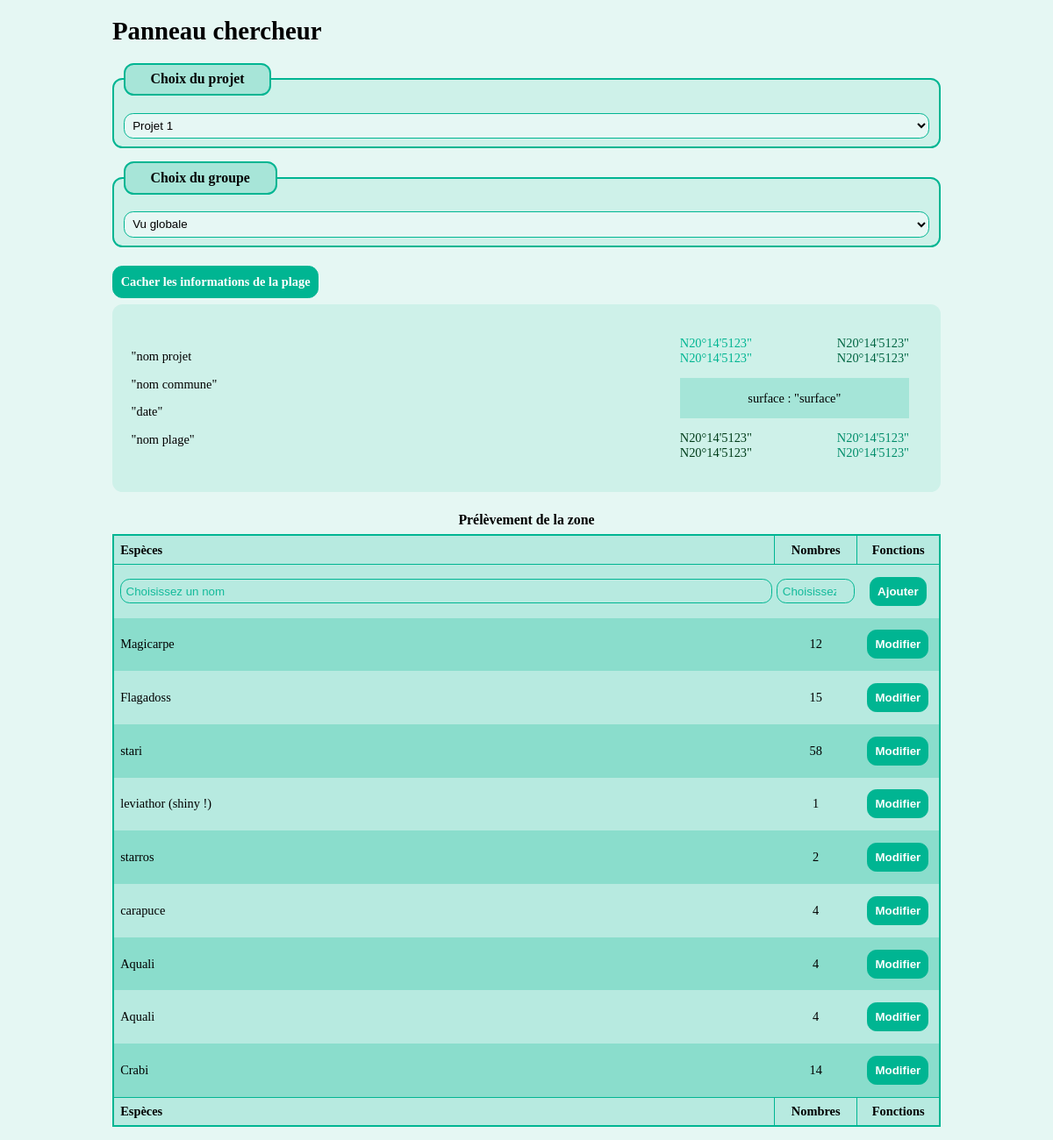
/interchercheur.php, run on the app's committed database.
### tables this page shows
CREATE TABLE IF NOT EXISTS `bestioles` (
  `id` int(11) NOT NULL AUTO_INCREMENT,
  `bestioles` text NOT NULL,
  `nb` int(11) NOT NULL,
  PRIMARY KEY (`id`)
);

### interchercheur.php (the view, shortened to what this page needs)
<!DOCTYPE html>
<html>
    <head>
        <link href="style.css" rel="stylesheet" type="text/css"/>
    </head>
    <body>
    <?php
    try{
        $bdd = new PDO('mysql:host=localhost;dbname=projet_annelide;charset=utf8', 'root', '');
    }
    catch (Exception $e){
            die('Erreur : ' . $e->getMessage());
    }
    ?>
    <h1>Panneau chercheur</h1>
    <form>
        <fieldset>
            <legend><h2>Choix du projet</h2></legend>
            <select name="listprojet">
                <option>Projet 1</option>
            </select>
        </fieldset>
    </form>
    <form>
        <fieldset>
            <legend><h2>Choix du groupe</h2></legend>
            <select name="listtri">
                <option>Vu globale</option>
            </select>
        </fieldset>
    </form>
    <span class="bouton" id="bouton_plage" onclick="javascript:afficher_cacher('plage');">
        Cacher les informations de la plage
    </span>
    <div id="plage">
        <div id="infos-projet">
            <p>"nom projet</p>
            <p>"nom commune"</p>
            <p>"date"</p>
            <p>"nom plage"</p>
        </div>
        <div id="coordonnees" class="clear">
            <div class="couleur0-0">N20°14'5123" N20°14'5123"</div>
            <div class="couleur0-1">N20°14'5123" N20°14'5123"</div>
            <div>surface : "surface"</div>
            <div class="couleur1-0">N20°14'5123" N20°14'5123"</div>
            <div class="couleur1-1">N20°14'5123" N20°14'5123"</div>
        </div>
    </div>
    <form method="GET" action="interchercheur.php">
        <table>
            <caption><h2>Prélèvement de la zone</h2></caption>
            <thead>
                <tr>
                    <th>Espèces</th>
                    <th>Nombres</th>
                    <th>Fonctions</th>
                </tr>
            </thead>
            <tfoot>
                <tr>
                    <th>Espèces</th>
                    <th>Nombres</th>
                    <th>Fonctions</th>
                </tr>
            </tfoot>
            <tbody>
                <tr>
                    <td><input type="text" name="mob" id="mob" placeholder="Choisissez un nom" required/></td>
                    <td><input type="number" min="0" name="nb" id="nb" placeholder="Choisissez un chiffre" required/></td>
                    <td><input type="submit" id="ajout" class="bouton" name="ajout" value="Ajouter"/></td>
                </tr>
                <?php
                $reponse = $bdd->query("SELECT * FROM bestioles");
                while ($donnees = $reponse->fetch())
                {
                    echo"<tr>";
                    echo"<td>".$donnees['bestioles']."</td>";
                    echo"<td>".$donnees['nb']."</td>";
                    echo'<td><input type="submit" id="modif" class="bouton" name="modif" value="Modifier"/></td>';
                    echo"</tr>";
                }$reponse->closeCursor();?>
            </tbody>
        </table>
    </form>
    </body>
</html>

### style.css (style rules this page uses)
body { font-size:0.9em; background:rgba(0,181,146,0.1); }
.clear { clear:both; }
fieldset, legend, table { width:100%; box-sizing:border-box; margin:1em 0; border:2px solid rgba(0,181,146,1); border-radius:0.8em; }
fieldset, legend { background:rgba(0,181,146,0.1); }
legend { width:auto; padding:0 2em; background:rgba(167,229,216,1); }
legend>h2, caption>h2 { margin:0.5em 0; font-size:1.1em; }
table { border-collapse:collapse; }
div#plage { box-sizing:border-box; padding:1.5em; background:rgba(0,181,146,0.1); border-radius:0.8em; }
div#infos-projet, div#coordonnees { box-sizing:border-box; margin:1em 0; vertical-align:middle; }
div#coordonnees { display:table; border-top:1px solid rgba(0,181,146,1); padding-top:1em; }
div#coordonnees div { float:left; box-sizing:border-box; width:50%; text-align:left; }
div#coordonnees div:nth-child(2), div#coordonnees div:nth-child(5) { float:right; text-align:right; }
div#coordonnees div:nth-child(1) { padding:0 1em 1em 0; }
div#coordonnees div:nth-child(2) { padding:0 0 1em 1em; }
div#coordonnees div:nth-child(4) { padding:1em 1em 0 0; }
div#coordonnees div:nth-child(5) { padding:1em 0 0 1em; }
div#coordonnees div:nth-child(3) { float:left; width:100%; padding:1em; text-align:center; background:rgba(0,181,146,0.2); }
.couleur0-0 { color:rgba(0,181,146,1); }
.couleur0-1 { color:rgba(0,101,66,1); }
.couleur1-0 { color:rgba(0,61,26,1); }
.couleur1-1 { color:rgba(0,141,106,1); }
th { border:1px solid rgba(0,181,146,1); }
tr:nth-child(even) { background:rgba(0,181,146,0.4); }
tr:nth-child(odd) { background:rgba(0,181,146,0.2); }
th, td { width:20%; text-align:center; padding:0.5em 0.2em; }
th:first-child, td:first-child { width:60%; padding-left:0.5em; text-align:left; }
input, select { display:inline-block; width:100%; box-sizing:border-box; border:1px solid rgba(0,181,146,1); border-radius:0.8em; background:rgba(230,247,244,1); padding:0.4em; }
input { background-color:transparent; }
.button, input.bouton, span#bouton_plage, a.bouton { cursor:pointer; margin:0 auto; padding:0.6em; color:rgba(255,255,255,1); font-weight:bold; background:rgba(0,181,146,1); border-radius:0.8em; }
input.bouton, span#bouton_plage, a.bouton { display:inline-block; border:1px solid rgba(0,181,146,1); margin:0.5em 0; }
input.bouton { width:auto; }
@media screen and (min-width:400px) { body { padding:0 10%; } }
@media screen and (min-width:400px) { th, td { width:10%; } }
@media screen and (min-width:400px) { th:first-child, td:first-child { width:80%; } }
@media screen and (min-width:400px) { div#infos-projet, div#coordonnees { display:inline-block; } }
@media screen and (min-width:400px) { div#infos-projet { width:69%; } }
@media screen and (min-width:400px) { div#coordonnees { width:29%; border-top:none; padding-top:0; } }

### data on the page
bestioles: bestioles "Magicarpe", nb "12"
bestioles: bestioles "Flagadoss", nb "15"
bestioles: bestioles "stari", nb "58"
bestioles: bestioles "leviathor (shiny !)", nb "1"
bestioles: bestioles "starros", nb "2"
bestioles: bestioles "carapuce", nb "4"
bestioles: bestioles "Aquali", nb "4"
bestioles: bestioles "Aquali", nb "4"
bestioles: bestioles "Crabi", nb "14"
